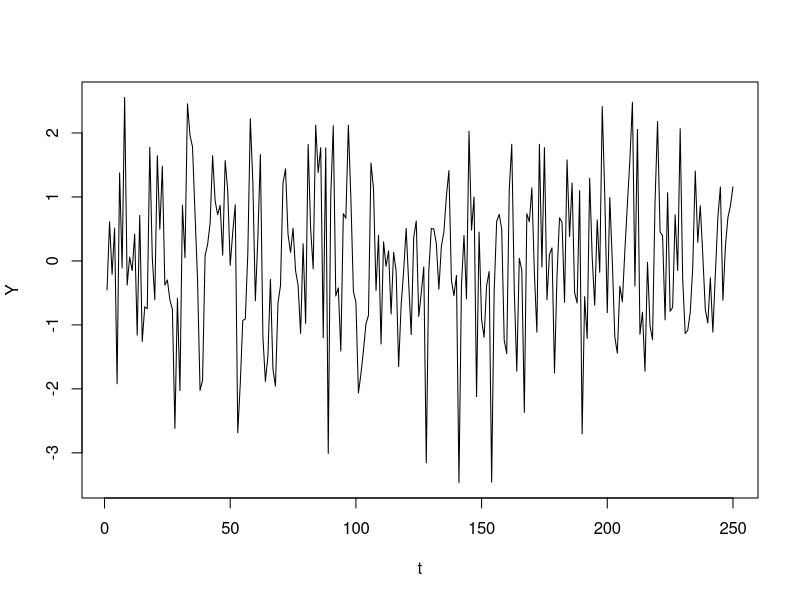

Reproduce this figure in R.
# homework #2: problem 2.b

# n is size of time series
n <- 250

w <- 0.5

# z(1),z1(2) ~ N(0,1)
z <- rnorm(2, mean=0,sd=1)

# {e[t]}
e <- rnorm(n, mean=0,sd=1)

# {Y[t]} is the time series of interest
Y <- vector(length=n)

for (t in 1:n)
{
    Y[t] = z[1]*cos(w*t) + z[2]*sin(w*t) + e[t]
}

pdf(file="plot2_b_orig.pdf")
plot(Y,type="l", xlab="t", ylab="Y")
